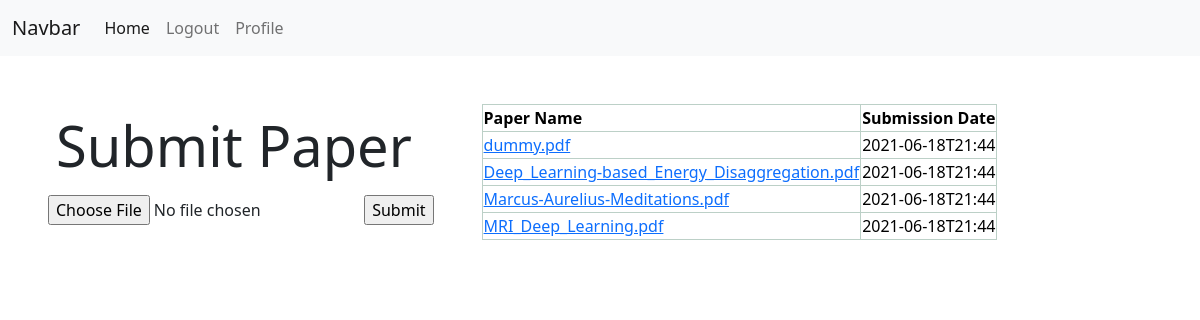
Screenshot of /profile (signed in) with the database file from the repository.
### models.py (models this page shows, shortened)
class Paper(db.Model):
    pid = db.Column(db.Integer, primary_key=True)
    uid = db.Column(db.Integer)
    author = db.Column(db.String(100))
    papername = db.Column(db.String(100))
    paperpath = db.Column(db.String(100))
    subtime = db.Column(db.String(100))

### main.py (the view)
@main.route('/profile')
@login_required
def profile():
    my_papers = Paper.query.filter_by(uid=current_user.uid).all()
    subtimes = [q.subtime for q in my_papers]
    paperpaths = [q.papername for q in my_papers]
    li = []
    for i in range(len(subtimes)):
        li.append([subtimes[i],paperpaths[i]])
    return render_template('profile.html', name=current_user.name, li=li)

### __init__.py (called while the page is built)
def create_app():
    app = Flask(__name__)
    num_bytes = 4000000
    app.config['SECRET_KEY'] = 'secret-key-goes-here'
    app.config['SQLALCHEMY_DATABASE_URI'] = 'sqlite:///db.sqlite'
    app.config['UPLOAD_FOLDER'] = '/project/uploads'
    app.config['MAX_CONTENT_PATH'] = num_bytes
    db.init_app(app)
    login_manager = LoginManager()
    login_manager.login_view = 'auth.login'
    login_manager.init_app(app)
    from .models import User
    @login_manager.user_loader
    def load_user(user_id):
        return User.query.get(int(user_id))
    from .auth import auth as auth_blueprint
    app.register_blueprint(auth_blueprint)
    from .main import main as main_blueprint
    app.register_blueprint(main_blueprint)
    return app

### templates/profile.html (shortened to what this page needs)
{% extends "base.html" %}
{% block content %}
<body>
  <div class="d-flex flex-row">
    <div class="flex-column p-md-5">
      <div class="d-flex p-2">
        <h1 class="display-4">Submit Paper</h1>
      </div>
      <form action = "/uploader" method = "POST"
        enctype = "multipart/form-data">
          <input type = "file" name = "file" />
          <input type = "submit"/>
      </form>
    </div>
    <div class="pt-md-5">
      <table class="table-success table-bordered p-md-5">
        <tr>
          <th> Paper Name </th>
          <th> Submission Date </th>
        </tr>
        {% for item in li %}
        <tr>
          <td><a href="{{ url_for('main.openpdf', papername=item[1]) }}"> {{item[1]}} </a></td>
          <td> {{item[0]}} </td>
        </tr>
        {% endfor %}
      </table>
  </div>
</body>
{% endblock %}

### templates/base.html (shortened to what this page needs)
<!doctype html>
<html lang="en">
  <head>
    <link href="https://cdn.jsdelivr.net/npm/bootstrap@5.0.0-beta3/dist/css/bootstrap.min.css" rel="stylesheet">
  </head>
  <body>
    <nav class="navbar navbar-expand-lg navbar-light bg-light">
        <div class="container-fluid">
          <a class="navbar-brand" href="#">Navbar</a>
          <div class="collapse navbar-collapse" id="navbarNav">
            <ul class="navbar-nav">
              <li class="nav-item">
                <a class="nav-link active" aria-current="page" href="{{ url_for('main.home') }}">Home</a>
              </li>
              {% if current_user.is_authenticated %}
              <li class="nav-item">
                <a class="nav-link" href="{{ url_for('auth.logout') }}">Logout</a>
              </li>
              {% endif %}
              {% if current_user.is_authenticated %}
              <li class="nav-item">
                <a class="nav-link" href="{{ url_for('main.profile') }}">Profile</a>
              </li>
              {% endif %}
            </ul>
          </div>
        </div>
      </nav>
      {% block content %}
      {% endblock %}
  </body>
</html>

### rows the page displays
Paper: papername "dummy.pdf", subtime "2021-06-18T21:44"
Paper: papername "Deep_Learning-based_Energy_Disaggregation.pdf", subtime "2021-06-18T21:44"
Paper: papername "Marcus-Aurelius-Meditations.pdf", subtime "2021-06-18T21:44"
Paper: papername "MRI_Deep_Learning.pdf", subtime "2021-06-18T21:44"
